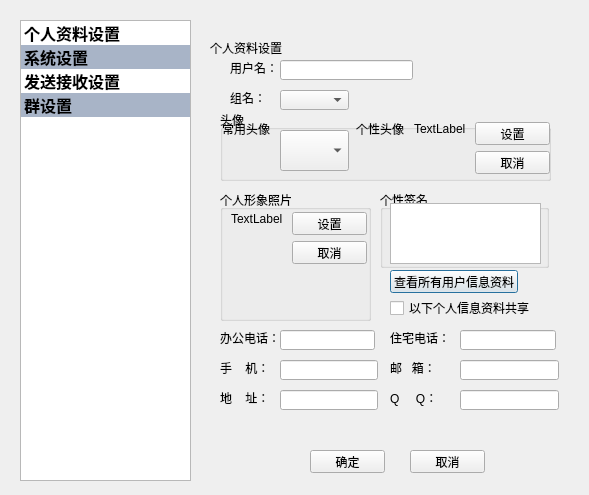
<?xml version="1.0" encoding="UTF-8"?>
<ui version="4.0">
 <class>UserInfoPage</class>
 <widget class="QDialog" name="UserInfoPage">
  <property name="geometry">
   <rect>
    <x>0</x>
    <y>0</y>
    <width>589</width>
    <height>495</height>
   </rect>
  </property>
  <property name="windowTitle">
   <string>Dialog</string>
  </property>
  <property name="styleSheet">
   <string notr="true"/>
  </property>
  <widget class="QStackedWidget" name="stackedWidget">
   <property name="geometry">
    <rect>
     <x>200</x>
     <y>30</y>
     <width>371</width>
     <height>401</height>
    </rect>
   </property>
   <property name="currentIndex">
    <number>0</number>
   </property>
   <widget class="QWidget" name="page_5">
    <widget class="QLabel" name="label_27">
     <property name="geometry">
      <rect>
       <x>10</x>
       <y>10</y>
       <width>251</width>
       <height>16</height>
      </rect>
     </property>
     <property name="text">
      <string>个人资料设置</string>
     </property>
    </widget>
    <widget class="QPushButton" name="pushButton_15">
     <property name="geometry">
      <rect>
       <x>190</x>
       <y>240</y>
       <width>128</width>
       <height>23</height>
      </rect>
     </property>
     <property name="text">
      <string>查看所有用户信息资料</string>
     </property>
    </widget>
    <widget class="QLineEdit" name="userEmail">
     <property name="geometry">
      <rect>
       <x>260</x>
       <y>330</y>
       <width>99</width>
       <height>20</height>
      </rect>
     </property>
    </widget>
    <widget class="QLabel" name="label_28">
     <property name="geometry">
      <rect>
       <x>190</x>
       <y>360</y>
       <width>54</width>
       <height>16</height>
      </rect>
     </property>
     <property name="text">
      <string>Q     Q：</string>
     </property>
    </widget>
    <widget class="QLineEdit" name="userName">
     <property name="geometry">
      <rect>
       <x>80</x>
       <y>30</y>
       <width>133</width>
       <height>20</height>
      </rect>
     </property>
    </widget>
    <widget class="QLabel" name="label_29">
     <property name="geometry">
      <rect>
       <x>30</x>
       <y>30</y>
       <width>48</width>
       <height>16</height>
      </rect>
     </property>
     <property name="text">
      <string>用户名：</string>
     </property>
    </widget>
    <widget class="QLineEdit" name="userCellphone">
     <property name="geometry">
      <rect>
       <x>80</x>
       <y>330</y>
       <width>98</width>
       <height>20</height>
      </rect>
     </property>
    </widget>
    <widget class="QLabel" name="label_30">
     <property name="geometry">
      <rect>
       <x>20</x>
       <y>360</y>
       <width>60</width>
       <height>16</height>
      </rect>
     </property>
     <property name="text">
      <string>地    址：</string>
     </property>
    </widget>
    <widget class="QLabel" name="label_31">
     <property name="geometry">
      <rect>
       <x>20</x>
       <y>300</y>
       <width>60</width>
       <height>16</height>
      </rect>
     </property>
     <property name="text">
      <string>办公电话：</string>
     </property>
    </widget>
    <widget class="QLineEdit" name="userHomephone">
     <property name="geometry">
      <rect>
       <x>260</x>
       <y>300</y>
       <width>96</width>
       <height>20</height>
      </rect>
     </property>
    </widget>
    <widget class="QLabel" name="label_32">
     <property name="geometry">
      <rect>
       <x>20</x>
       <y>330</y>
       <width>60</width>
       <height>16</height>
      </rect>
     </property>
     <property name="text">
      <string>手    机：</string>
     </property>
    </widget>
    <widget class="QLabel" name="label_33">
     <property name="geometry">
      <rect>
       <x>190</x>
       <y>300</y>
       <width>60</width>
       <height>16</height>
      </rect>
     </property>
     <property name="text">
      <string>住宅电话：</string>
     </property>
    </widget>
    <widget class="QLabel" name="label_34">
     <property name="geometry">
      <rect>
       <x>190</x>
       <y>330</y>
       <width>54</width>
       <height>16</height>
      </rect>
     </property>
     <property name="text">
      <string>邮   箱：</string>
     </property>
    </widget>
    <widget class="QLineEdit" name="userOtherInfo">
     <property name="geometry">
      <rect>
       <x>260</x>
       <y>360</y>
       <width>99</width>
       <height>20</height>
      </rect>
     </property>
    </widget>
    <widget class="QGroupBox" name="groupBox_7">
     <property name="geometry">
      <rect>
       <x>20</x>
       <y>80</y>
       <width>331</width>
       <height>71</height>
      </rect>
     </property>
     <property name="title">
      <string>头像</string>
     </property>
     <widget class="QLabel" name="label_35">
      <property name="geometry">
       <rect>
        <x>2</x>
        <y>11</y>
        <width>48</width>
        <height>16</height>
       </rect>
      </property>
      <property name="text">
       <string>常用头像</string>
      </property>
     </widget>
     <widget class="QLabel" name="label_36">
      <property name="geometry">
       <rect>
        <x>136</x>
        <y>11</y>
        <width>48</width>
        <height>16</height>
       </rect>
      </property>
      <property name="text">
       <string>个性头像</string>
      </property>
     </widget>
     <widget class="QLabel" name="label_37">
      <property name="geometry">
       <rect>
        <x>194</x>
        <y>11</y>
        <width>54</width>
        <height>16</height>
       </rect>
      </property>
      <property name="text">
       <string>TextLabel</string>
      </property>
     </widget>
     <widget class="QPushButton" name="pushButton_16">
      <property name="geometry">
       <rect>
        <x>255</x>
        <y>41</y>
        <width>75</width>
        <height>23</height>
       </rect>
      </property>
      <property name="text">
       <string>取消</string>
      </property>
     </widget>
     <widget class="QPushButton" name="pushButton_17">
      <property name="geometry">
       <rect>
        <x>255</x>
        <y>12</y>
        <width>75</width>
        <height>23</height>
       </rect>
      </property>
      <property name="text">
       <string>设置</string>
      </property>
     </widget>
     <widget class="QComboBox" name="headpic">
      <property name="geometry">
       <rect>
        <x>60</x>
        <y>20</y>
        <width>69</width>
        <height>41</height>
       </rect>
      </property>
      <property name="currentIndex">
       <number>-1</number>
      </property>
      <property name="iconSize">
       <size>
        <width>32</width>
        <height>32</height>
       </size>
      </property>
     </widget>
    </widget>
    <widget class="QComboBox" name="comboBox_6">
     <property name="geometry">
      <rect>
       <x>80</x>
       <y>60</y>
       <width>69</width>
       <height>20</height>
      </rect>
     </property>
    </widget>
    <widget class="QLabel" name="label_38">
     <property name="geometry">
      <rect>
       <x>30</x>
       <y>60</y>
       <width>36</width>
       <height>16</height>
      </rect>
     </property>
     <property name="maximumSize">
      <size>
       <width>47</width>
       <height>16777215</height>
      </size>
     </property>
     <property name="text">
      <string>组名：</string>
     </property>
    </widget>
    <widget class="QGroupBox" name="groupBox_8">
     <property name="geometry">
      <rect>
       <x>20</x>
       <y>160</y>
       <width>151</width>
       <height>131</height>
      </rect>
     </property>
     <property name="title">
      <string>个人形象照片</string>
     </property>
     <widget class="QLabel" name="label_39">
      <property name="geometry">
       <rect>
        <x>11</x>
        <y>21</y>
        <width>54</width>
        <height>16</height>
       </rect>
      </property>
      <property name="text">
       <string>TextLabel</string>
      </property>
     </widget>
     <widget class="QPushButton" name="pushButton_18">
      <property name="geometry">
       <rect>
        <x>72</x>
        <y>51</y>
        <width>75</width>
        <height>23</height>
       </rect>
      </property>
      <property name="text">
       <string>取消</string>
      </property>
     </widget>
     <widget class="QPushButton" name="pushButton_19">
      <property name="geometry">
       <rect>
        <x>72</x>
        <y>22</y>
        <width>75</width>
        <height>23</height>
       </rect>
      </property>
      <property name="text">
       <string>设置</string>
      </property>
     </widget>
    </widget>
    <widget class="QLineEdit" name="userTelephone">
     <property name="geometry">
      <rect>
       <x>80</x>
       <y>300</y>
       <width>95</width>
       <height>20</height>
      </rect>
     </property>
    </widget>
    <widget class="QGroupBox" name="groupBox_9">
     <property name="geometry">
      <rect>
       <x>180</x>
       <y>160</y>
       <width>169</width>
       <height>78</height>
      </rect>
     </property>
     <property name="title">
      <string>个性签名</string>
     </property>
     <widget class="QTextEdit" name="userSign">
      <property name="geometry">
       <rect>
        <x>10</x>
        <y>13</y>
        <width>151</width>
        <height>61</height>
       </rect>
      </property>
     </widget>
    </widget>
    <widget class="QLineEdit" name="userAddress">
     <property name="geometry">
      <rect>
       <x>80</x>
       <y>360</y>
       <width>98</width>
       <height>20</height>
      </rect>
     </property>
    </widget>
    <widget class="QCheckBox" name="checkBox_3">
     <property name="geometry">
      <rect>
       <x>190</x>
       <y>270</y>
       <width>143</width>
       <height>16</height>
      </rect>
     </property>
     <property name="text">
      <string>以下个人信息资料共享</string>
     </property>
    </widget>
   </widget>
   <widget class="QWidget" name="page_6">
    <widget class="QLabel" name="label">
     <property name="geometry">
      <rect>
       <x>10</x>
       <y>10</y>
       <width>54</width>
       <height>12</height>
      </rect>
     </property>
     <property name="text">
      <string>系统设置 </string>
     </property>
    </widget>
    <widget class="QCheckBox" name="checkBox">
     <property name="geometry">
      <rect>
       <x>20</x>
       <y>30</y>
       <width>131</width>
       <height>16</height>
      </rect>
     </property>
     <property name="text">
      <string>开机自动运行此程序</string>
     </property>
    </widget>
    <widget class="QCheckBox" name="checkBox_2">
     <property name="geometry">
      <rect>
       <x>20</x>
       <y>50</y>
       <width>181</width>
       <height>16</height>
      </rect>
     </property>
     <property name="text">
      <string>左键单击托盘图标打开主界面</string>
     </property>
    </widget>
    <widget class="QCheckBox" name="checkBox_4">
     <property name="geometry">
      <rect>
       <x>20</x>
       <y>70</y>
       <width>201</width>
       <height>16</height>
      </rect>
     </property>
     <property name="text">
      <string>开机自动运行时，程序自动最小化</string>
     </property>
    </widget>
    <widget class="QCheckBox" name="checkBox_5">
     <property name="geometry">
      <rect>
       <x>20</x>
       <y>90</y>
       <width>201</width>
       <height>16</height>
      </rect>
     </property>
     <property name="text">
      <string>双击运行程序时，程序自动最小化</string>
     </property>
    </widget>
    <widget class="QCheckBox" name="checkBox_6">
     <property name="geometry">
      <rect>
       <x>20</x>
       <y>110</y>
       <width>281</width>
       <height>16</height>
      </rect>
     </property>
     <property name="text">
      <string>关闭主面板时，不退出程序，最小化到任务栏</string>
     </property>
    </widget>
    <widget class="QCheckBox" name="checkBox_7">
     <property name="geometry">
      <rect>
       <x>20</x>
       <y>130</y>
       <width>241</width>
       <height>16</height>
      </rect>
     </property>
     <property name="text">
      <string>程序运行过程中，占用内存自动最小化</string>
     </property>
    </widget>
    <widget class="QCheckBox" name="checkBox_8">
     <property name="geometry">
      <rect>
       <x>20</x>
       <y>150</y>
       <width>271</width>
       <height>16</height>
      </rect>
     </property>
     <property name="text">
      <string>自动检查最新版本</string>
     </property>
    </widget>
    <widget class="QCheckBox" name="checkBox_9">
     <property name="geometry">
      <rect>
       <x>20</x>
       <y>170</y>
       <width>241</width>
       <height>16</height>
      </rect>
     </property>
     <property name="text">
      <string>主面板不自动停靠下方</string>
     </property>
    </widget>
    <widget class="QCheckBox" name="checkBox_10">
     <property name="geometry">
      <rect>
       <x>20</x>
       <y>190</y>
       <width>281</width>
       <height>16</height>
      </rect>
     </property>
     <property name="text">
      <string>主面板自动停靠隐藏</string>
     </property>
    </widget>
    <widget class="QCheckBox" name="checkBox_11">
     <property name="geometry">
      <rect>
       <x>20</x>
       <y>210</y>
       <width>191</width>
       <height>16</height>
      </rect>
     </property>
     <property name="text">
      <string>主窗口始终保存在其他窗口前端</string>
     </property>
    </widget>
    <widget class="QCheckBox" name="checkBox_12">
     <property name="geometry">
      <rect>
       <x>20</x>
       <y>230</y>
       <width>101</width>
       <height>16</height>
      </rect>
     </property>
     <property name="text">
      <string>保存聊天记录</string>
     </property>
    </widget>
   </widget>
   <widget class="QWidget" name="page_7">
    <widget class="QLabel" name="label_6">
     <property name="geometry">
      <rect>
       <x>10</x>
       <y>10</y>
       <width>91</width>
       <height>16</height>
      </rect>
     </property>
     <property name="text">
      <string>发送接收设置</string>
     </property>
    </widget>
    <widget class="QCheckBox" name="checkBox_17">
     <property name="geometry">
      <rect>
       <x>20</x>
       <y>40</y>
       <width>201</width>
       <height>16</height>
      </rect>
     </property>
     <property name="text">
      <string>只显示消息，不自动弹出收到消息</string>
     </property>
    </widget>
    <widget class="QCheckBox" name="checkBox_18">
     <property name="geometry">
      <rect>
       <x>20</x>
       <y>70</y>
       <width>201</width>
       <height>16</height>
      </rect>
     </property>
     <property name="text">
      <string>有要接受的文件时，自动弹出消息</string>
     </property>
    </widget>
    <widget class="QCheckBox" name="checkBox_19">
     <property name="geometry">
      <rect>
       <x>20</x>
       <y>100</y>
       <width>321</width>
       <height>16</height>
      </rect>
     </property>
     <property name="text">
      <string>发送多人对话消息时，不接受对方离线时自动回复的内容</string>
     </property>
    </widget>
    <widget class="QCheckBox" name="checkBox_20">
     <property name="geometry">
      <rect>
       <x>20</x>
       <y>130</y>
       <width>191</width>
       <height>16</height>
      </rect>
     </property>
     <property name="text">
      <string>离线状态时不自动弹出收到消息</string>
     </property>
    </widget>
    <widget class="QCheckBox" name="checkBox_21">
     <property name="geometry">
      <rect>
       <x>20</x>
       <y>190</y>
       <width>131</width>
       <height>16</height>
      </rect>
     </property>
     <property name="text">
      <string>收到消息时发出声音</string>
     </property>
    </widget>
    <widget class="QCheckBox" name="checkBox_22">
     <property name="geometry">
      <rect>
       <x>20</x>
       <y>160</y>
       <width>201</width>
       <height>16</height>
      </rect>
     </property>
     <property name="text">
      <string>离线时使用自动回复  回复内容：</string>
     </property>
    </widget>
    <widget class="QCheckBox" name="checkBox_23">
     <property name="geometry">
      <rect>
       <x>20</x>
       <y>220</y>
       <width>91</width>
       <height>16</height>
      </rect>
     </property>
     <property name="text">
      <string>闪屏振动声音</string>
     </property>
    </widget>
    <widget class="QLineEdit" name="lineEdit_2">
     <property name="geometry">
      <rect>
       <x>230</x>
       <y>160</y>
       <width>113</width>
       <height>20</height>
      </rect>
     </property>
    </widget>
    <widget class="QLineEdit" name="lineEdit_3">
     <property name="geometry">
      <rect>
       <x>160</x>
       <y>190</y>
       <width>113</width>
       <height>20</height>
      </rect>
     </property>
    </widget>
    <widget class="QPushButton" name="pushButton">
     <property name="geometry">
      <rect>
       <x>290</x>
       <y>190</y>
       <width>41</width>
       <height>23</height>
      </rect>
     </property>
     <property name="text">
      <string>...</string>
     </property>
    </widget>
    <widget class="QLineEdit" name="lineEdit_4">
     <property name="geometry">
      <rect>
       <x>130</x>
       <y>220</y>
       <width>111</width>
       <height>20</height>
      </rect>
     </property>
    </widget>
    <widget class="QPushButton" name="pushButton_4">
     <property name="geometry">
      <rect>
       <x>270</x>
       <y>220</y>
       <width>41</width>
       <height>23</height>
      </rect>
     </property>
     <property name="text">
      <string>...</string>
     </property>
    </widget>
    <widget class="QCheckBox" name="checkBox_24">
     <property name="geometry">
      <rect>
       <x>20</x>
       <y>250</y>
       <width>141</width>
       <height>16</height>
      </rect>
     </property>
     <property name="text">
      <string>闪屏时，消息框提示</string>
     </property>
    </widget>
   </widget>
   <widget class="QWidget" name="page_8">
    <widget class="QCheckBox" name="checkBox_13">
     <property name="geometry">
      <rect>
       <x>10</x>
       <y>40</y>
       <width>151</width>
       <height>16</height>
      </rect>
     </property>
     <property name="text">
      <string>不允许别人加我到群里</string>
     </property>
    </widget>
    <widget class="QCheckBox" name="checkBox_14">
     <property name="geometry">
      <rect>
       <x>10</x>
       <y>60</y>
       <width>211</width>
       <height>16</height>
      </rect>
     </property>
     <property name="text">
      <string>有用户加入群或退出群时，通知我</string>
     </property>
    </widget>
    <widget class="QCheckBox" name="checkBox_15">
     <property name="geometry">
      <rect>
       <x>10</x>
       <y>80</y>
       <width>211</width>
       <height>16</height>
      </rect>
     </property>
     <property name="text">
      <string>不接收来自群内的图片</string>
     </property>
    </widget>
    <widget class="QCheckBox" name="checkBox_16">
     <property name="geometry">
      <rect>
       <x>10</x>
       <y>100</y>
       <width>151</width>
       <height>16</height>
      </rect>
     </property>
     <property name="text">
      <string>收到消息时发出的声音</string>
     </property>
    </widget>
    <widget class="QLabel" name="label_2">
     <property name="geometry">
      <rect>
       <x>10</x>
       <y>10</y>
       <width>54</width>
       <height>12</height>
      </rect>
     </property>
     <property name="text">
      <string>群设置</string>
     </property>
    </widget>
    <widget class="QLabel" name="label_3">
     <property name="geometry">
      <rect>
       <x>20</x>
       <y>130</y>
       <width>71</width>
       <height>16</height>
      </rect>
     </property>
     <property name="text">
      <string>声音路径名</string>
     </property>
    </widget>
    <widget class="QLineEdit" name="lineEdit">
     <property name="geometry">
      <rect>
       <x>90</x>
       <y>130</y>
       <width>161</width>
       <height>20</height>
      </rect>
     </property>
    </widget>
    <widget class="QPushButton" name="pushButton_2">
     <property name="geometry">
      <rect>
       <x>260</x>
       <y>130</y>
       <width>41</width>
       <height>23</height>
      </rect>
     </property>
     <property name="text">
      <string>...</string>
     </property>
    </widget>
    <widget class="QGroupBox" name="groupBox">
     <property name="geometry">
      <rect>
       <x>10</x>
       <y>180</y>
       <width>341</width>
       <height>221</height>
      </rect>
     </property>
     <property name="title">
      <string>群消息默认设置</string>
     </property>
     <widget class="QRadioButton" name="radioButton">
      <property name="geometry">
       <rect>
        <x>20</x>
        <y>30</y>
        <width>89</width>
        <height>16</height>
       </rect>
      </property>
      <property name="text">
       <string>接受并提示信息</string>
      </property>
     </widget>
     <widget class="QRadioButton" name="radioButton_2">
      <property name="geometry">
       <rect>
        <x>20</x>
        <y>60</y>
        <width>89</width>
        <height>16</height>
       </rect>
      </property>
      <property name="text">
       <string>自动弹出消息</string>
      </property>
     </widget>
     <widget class="QRadioButton" name="radioButton_3">
      <property name="geometry">
       <rect>
        <x>20</x>
        <y>90</y>
        <width>171</width>
        <height>16</height>
       </rect>
      </property>
      <property name="text">
       <string>消息来时，只显示消息数目</string>
      </property>
     </widget>
     <widget class="QRadioButton" name="radioButton_4">
      <property name="geometry">
       <rect>
        <x>20</x>
        <y>120</y>
        <width>131</width>
        <height>16</height>
       </rect>
      </property>
      <property name="text">
       <string>消息框提示信息内容</string>
      </property>
     </widget>
     <widget class="QRadioButton" name="radioButton_5">
      <property name="geometry">
       <rect>
        <x>20</x>
        <y>150</y>
        <width>131</width>
        <height>16</height>
       </rect>
      </property>
      <property name="text">
       <string>阻止一切该群的消息</string>
      </property>
     </widget>
     <widget class="QLabel" name="label_4">
      <property name="geometry">
       <rect>
        <x>30</x>
        <y>190</y>
        <width>271</width>
        <height>20</height>
       </rect>
      </property>
      <property name="layoutDirection">
       <enum>Qt::RightToLeft</enum>
      </property>
      <property name="text">
       <string>群消息设置</string>
      </property>
      <property name="textFormat">
       <enum>Qt::AutoText</enum>
      </property>
     </widget>
     <widget class="QLabel" name="label_5">
      <property name="geometry">
       <rect>
        <x>10</x>
        <y>170</y>
        <width>291</width>
        <height>20</height>
       </rect>
      </property>
      <property name="text">
       <string>注：具体群的群消息设置在群面板里选中群点右键进行</string>
      </property>
     </widget>
    </widget>
   </widget>
  </widget>
  <widget class="QListWidget" name="listWidget">
   <property name="geometry">
    <rect>
     <x>20</x>
     <y>20</y>
     <width>171</width>
     <height>461</height>
    </rect>
   </property>
   <property name="styleSheet">
    <string notr="true"/>
   </property>
   <property name="lineWidth">
    <number>2</number>
   </property>
   <property name="iconSize">
    <size>
     <width>32</width>
     <height>32</height>
    </size>
   </property>
   <item>
    <property name="text">
     <string>个人资料设置</string>
    </property>
    <property name="font">
     <font>
      <pointsize>12</pointsize>
      <weight>75</weight>
      <bold>true</bold>
     </font>
    </property>
    <property name="icon">
     <iconset resource="resource.qrc">
      <normaloff>:/img/bmp357.bmp</normaloff>:/img/bmp357.bmp</iconset>
    </property>
   </item>
   <item>
    <property name="text">
     <string>系统设置</string>
    </property>
    <property name="font">
     <font>
      <pointsize>12</pointsize>
      <weight>75</weight>
      <bold>true</bold>
     </font>
    </property>
    <property name="background">
     <brush brushstyle="SolidPattern">
      <color alpha="255">
       <red>168</red>
       <green>180</green>
       <blue>199</blue>
      </color>
     </brush>
    </property>
    <property name="icon">
     <iconset resource="resource.qrc">
      <normaloff>:/img/bmp358.bmp</normaloff>:/img/bmp358.bmp</iconset>
    </property>
   </item>
   <item>
    <property name="text">
     <string>发送接收设置</string>
    </property>
    <property name="font">
     <font>
      <pointsize>12</pointsize>
      <weight>75</weight>
      <bold>true</bold>
     </font>
    </property>
    <property name="icon">
     <iconset resource="resource.qrc">
      <normaloff>:/img/bmp359.bmp</normaloff>:/img/bmp359.bmp</iconset>
    </property>
   </item>
   <item>
    <property name="text">
     <string>群设置</string>
    </property>
    <property name="font">
     <font>
      <pointsize>12</pointsize>
      <weight>75</weight>
      <bold>true</bold>
     </font>
    </property>
    <property name="background">
     <brush brushstyle="SolidPattern">
      <color alpha="255">
       <red>168</red>
       <green>180</green>
       <blue>199</blue>
      </color>
     </brush>
    </property>
    <property name="icon">
     <iconset resource="resource.qrc">
      <normaloff>:/img/bmp360.bmp</normaloff>:/img/bmp360.bmp</iconset>
    </property>
   </item>
  </widget>
  <widget class="QPushButton" name="SaveInfo">
   <property name="geometry">
    <rect>
     <x>310</x>
     <y>450</y>
     <width>75</width>
     <height>23</height>
    </rect>
   </property>
   <property name="text">
    <string>确定</string>
   </property>
  </widget>
  <widget class="QPushButton" name="Cancel">
   <property name="geometry">
    <rect>
     <x>410</x>
     <y>450</y>
     <width>75</width>
     <height>23</height>
    </rect>
   </property>
   <property name="text">
    <string>取消</string>
   </property>
  </widget>
 </widget>
 <resources>
  <include location="resource.qrc"/>
 </resources>
 <connections/>
</ui>
